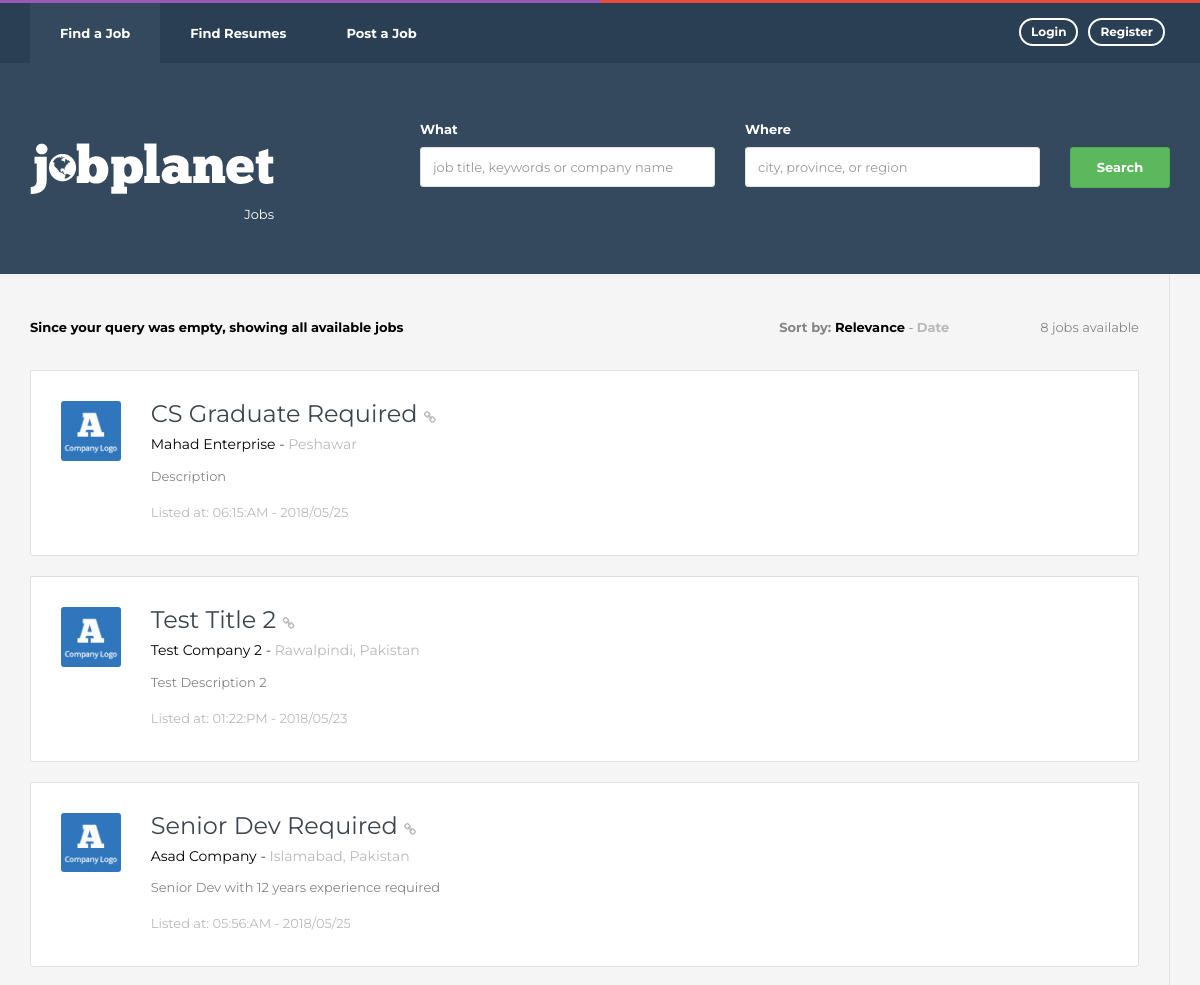
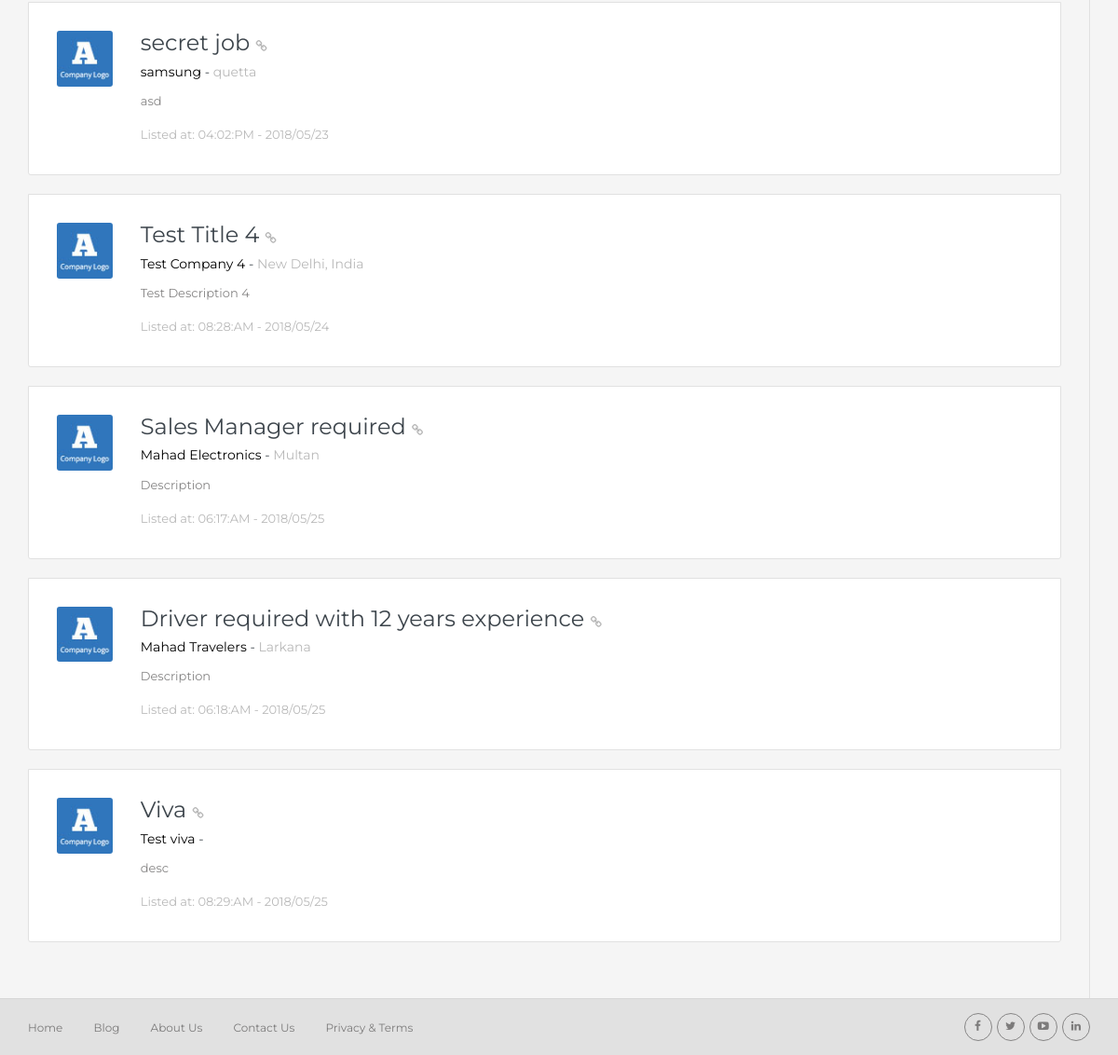
Page /job_list.php on the committed database (2 pictures, top to bottom).
### tables this page shows
CREATE TABLE IF NOT EXISTS `job_listing` (
  `ListingId` int(11) NOT NULL AUTO_INCREMENT,
  `Company` text NOT NULL,
  `JobTitle` text NOT NULL,
  `JobDescription` text NOT NULL,
  `Location` text,
  `JobCategory` text NOT NULL,
  `Salary` text,
  `SalaryType` text,
  `Experience` int(11) DEFAULT NULL,
  `ListingTime` text,
  `ListingTimeString` text,
  `PosterId` text,
  PRIMARY KEY (`ListingId`)
);

### job_list.php (the view, shortened to what this page needs)
<?php
$search;$location ="";$keyword="";
if(isset($_GET['keyword']) && $_GET['keyword'] != "" && isset($_GET['location']) && $_GET['location'] !=""){
  $keyword = $_GET['keyword'];
  $location = $_GET['location'];
  $search = $keyword." listings in ".$location;
  $query = "select * from job_listing where (JobTitle LIKE '%{$keyword}%' OR Company LIKE '%{$keyword}%') AND Location LIKE '%{$location}%'";
}
else if(isset($_GET['keyword']) && $_GET['keyword'] != ""){
  $keyword = $_GET['keyword'];
  $search = $keyword." listings Worldwide";
  $query = "select * from job_listing where JobTitle LIKE '%{$keyword}%' OR Company LIKE '%{$keyword}%'";
}
else if(isset($_GET['location']) && $_GET['location'] != ""){
  $location = $_GET['location'];
  $search = "All listings in ".$location;
  $query = "select * from job_listing where Location LIKE '%{$location}%'";
}
else{
  $search = "Since your query was empty, showing all available jobs";
  $query = "Select * from job_listing";
}
$con = mysqli_connect('localhost', 'root', '', 'jobportal');
$res = mysqli_query($con, $query);
include('header.php');
?>
        <div class="container">
          <div class="row">
            <div class="col-md-4">
              <div class="logo text-center-sm inline"> <a href="index.php">
                  <img src="assets/theme/images/logo.png" alt="">
                  <div class="label-add">Jobs</div>
                </a>
              </div>
            </div>
            <div class="col-md-8">
              <form class="form-search-list" action="job_list.php">
                <div class="row">
                  <div class="col-sm-5 col-xs-6 ">
                    <div class="form-group">
                      <label class="color-white">What</label>
                      <input name="keyword" class="form-control" placeholder="job title, keywords or company name" >
                    </div>
                  </div>
                  <div class="col-sm-5 col-xs-6 ">
                    <div class="form-group">
                      <label class="color-white">Where</label>
                      <input name="location" class="form-control" placeholder="city, province, or region">
                    </div>
                  </div>
                  <div class="col-sm-2 col-xs-12 ">
                    <div class="form-group">
                      <label class="hidden-xs">&nbsp;</label>
                      <button class="btn btn-block btn-theme  btn-success">Search</button>
                    </div>
                  </div>
                </div>
              </form>
            </div>
          </div>
        </div>
      </header>
      <div class="body-content clearfix" >
        <div class="bg-color2">
          <div class="container">
            <div class="row">
              <div class="col-md-12">
                <div class="block-section-sm box-list-area">
                  <div class="row hidden-xs">
                    <div class="col-sm-6  ">
                      <p><strong class="color-black"><?php echo $search ?></strong></p>
                    </div>
                    <div class="col-xs-4">
                      <p class="text-right">
                        <strong>Sort by: </strong>
                        <a href="<?php echo 'job_list.php?keyword='.$keyword.'&location='.$location?>" class="<?php if(!(isset($_GET['sortby'])))echo 'link-black'; else echo'color-white-mute'?>"><strong>Relevance</strong></a>
                        -
                        <a href="<?php echo 'job_list.php?keyword='.$keyword.'&location='.$location.'&sortby=date' ?>" class="<?php if(isset($_GET['sortby']))echo 'link-black'; else echo'color-white-mute'?>"><strong>Date</strong></a>
                      </p>
                    </div>
                    <div class="col-sm-2">
                      <p class="text-right">
                        <?php $count = mysqli_num_rows($res);
                              echo $count.' jobs available';
                        ?>
                      </p>
                    </div>
                  </div>
                   <?php
                   if(mysqli_num_rows($res) > 0){
                    while($row = mysqli_fetch_assoc($res)){
                   ?>
                   <div class="box-list">
                    <div class="item">
                      <div class="row">
                        <div class="col-md-1 hidden-sm hidden-xs"><div class="img-item"><img src="./assets/theme/images/company-logo/1.jpg" alt=""></div></div>
                        <div class="col-md-11">
                          <h3 class="no-margin-top"><a href="job_details.php?lid=<?=$row['ListingId']?>"> <?=$row['JobTitle'] ?> <i class="fa fa-link color-white-mute font-1x"></i></a></h3>
                          <h5><span class="color-black"> <?=$row['Company'] ?> </span> - <span class="color-white-mute"><?=$row['Location'] ?></span></h5>
                          <p class="text-truncate "><?=$row['JobDescription'] ?></p>
                          <div>
                            <span class="color-white-mute"><?='Listed at: '.$row['ListingTimeString']?></span>
                          </div>
                        </div>
                      </div>
                    </div>
                  </div>
                    <?php }
                  }?>
              </div>
            </div>
          </div>
        </div>
    </div>
    <?php include('footer.php'); ?>
  </div>
  </body>
</html>

### assets/theme/css/theme.css (style rules this page uses)
body { overflow-x: hidden; color: #868585; font-family: 'Montserrat', Helvetica, Arial, sans-serif; line-height: 2em; font-size: 13px; position: relative; background: #e1e1e1; }
body:before, body:after { height: 3px; content: ""; position: absolute; width: 50%; top: 0; background: red; z-index: 2; }
body:before { left: 0; background: #9b59b6; }
body:after { right: 0; background: #e74c3c; }
.wrapper .body-content { overflow-x: hidden; }
h1, h2, h3, h4, h5, h6 { font-family: 'Montserrat', Helvetica, Arial, sans-serif; font-weight: 400; color: #3d454c; }
a { color: #3d454c; }
.btn-theme { font-size: 13px; position: relative; display: inline-block; padding: 10px 20px; transition: all 0.6s ease 0s; -webkit-transition: all 0.6s ease 0s; -moz-transition: all 0.6s ease 0s; -o-transition: all 0.6s ease 0s; -ms-transition: all 0.6s ease 0s; -webkit-backface-visibility: hidden; -webkit-border-radius: 3px !important; -moz-border-radius: 3px !important; -ms-border-radius: 3px !important; -o-border-radius: 3px !important; border-radius: 3px !important; font-weight: 700; }
.btn-theme, .btn-theme:hover, .btn-theme:focus { outline: none; }
.link-black, .link-black:hover, .link-black:focus { color: #000000; text-decoration: none; }
.form-control { background: #ffffff; height: 40px; transition: all 0.6s ease 0s; -webkit-transition: all 0.6s ease 0s; -moz-transition: all 0.6s ease 0s; -o-transition: all 0.6s ease 0s; -ms-transition: all 0.6s ease 0s; -webkit-backface-visibility: hidden; border-color: #e1e1e1; -webkit-border-radius: 3px !important; -moz-border-radius: 3px !important; -ms-border-radius: 3px !important; -o-border-radius: 3px !important; border-radius: 3px !important; box-shadow: none !important; -webkit-box-shadow: none !important; -moz-box-shadow: none !important; -o-box-shadow: none !important; -ms-box-shadow: none !important; font-size: 1em; }
.block-section-sm { padding: 40px 0; }
.bg-color2 { background-color: #f5f5f5; }
.font-1x { font-size: 13px; }
.no-margin-top { margin-top: 0 !important; }
.color-white { color: #ffffff !important; }
.color-white-mute { color: #b9b9b9 !important; }
.color-black { color: #000000 !important; }
.text-truncate { overflow: hidden; white-space: nowrap; text-overflow: ellipsis; -o-text-overflow: ellipsis; -ms-text-overflow: ellipsis; }
.main-header .logo { max-width: 100%; position: relative; margin: 80px 0; }
@media (min-width: 992px) { .main-header .logo.inline { display: inline-block; } }
.main-header .logo .label-add { right: 0; bottom: -8px; height: 1px; color: #ffffff; }
@media (min-width: 992px) { .main-header .logo .label-add { position: absolute; } }
.main-header .form-search-list { margin-top: 53px; margin-bottom: 20px; }
@media (min-width: 992px) { .box-list-area { border-right: 1px solid #e1e1e1; padding-right: 30px; } }
.box-list { margin: 20px 0 ; }
.box-list .item { transition: all 0.6s ease 0s; -webkit-transition: all 0.6s ease 0s; -moz-transition: all 0.6s ease 0s; -o-transition: all 0.6s ease 0s; -ms-transition: all 0.6s ease 0s; -webkit-backface-visibility: hidden; padding: 30px; background: #ffffff; border-bottom: 1px solid #e1e1e1; border: 1px solid #e1e1e1; border-top: 0; }
.box-list .item:first-child { border-top: 1px solid #e1e1e1; -webkit-border-radius: 3px 3px 0 0 !important; -moz-border-radius: 3px 3px 0 0 !important; -ms-border-radius: 3px 3px 0 0 !important; -o-border-radius: 3px 3px 0 0 !important; border-radius: 3px 3px 0 0 !important; }
.box-list .item:last-child { -webkit-border-radius: 0 0 3px 3px !important; -moz-border-radius: 0 0 3px 3px !important; -ms-border-radius: 0 0 3px 3px !important; -o-border-radius: 0 0 3px 3px !important; border-radius: 0 0 3px 3px !important; }
.box-list .img-item img { -webkit-border-radius: 3px !important; -moz-border-radius: 3px !important; -ms-border-radius: 3px !important; -o-border-radius: 3px !important; border-radius: 3px !important; text-align: center; max-width: 100%; }

### rows in the picture
job_listing: JobTitle "CS Graduate Required", Company "Mahad Enterprise", Location "Peshawar", JobDescription "Description", ListingTimeString "06:15:AM - 2018/05/25"
job_listing: JobTitle "Test Title 2", Company "Test Company 2", Location "Rawalpindi, Pakistan", JobDescription "Test Description 2", ListingTimeString "01:22:PM - 2018/05/23"
job_listing: JobTitle "Senior Dev Required", Company "Asad Company", Location "Islamabad, Pakistan", JobDescription "Senior Dev with 12 years experience required", ListingTimeString "05:56:AM - 2018/05/25"
job_listing: JobTitle "secret job", Company "samsung", Location "quetta", JobDescription "asd", ListingTimeString "04:02:PM - 2018/05/23"
job_listing: JobTitle "Test Title 4", Company "Test Company 4", Location "New Delhi, India", JobDescription "Test Description 4", ListingTimeString "08:28:AM - 2018/05/24"
job_listing: JobTitle "Sales Manager required", Company "Mahad Electronics", Location "Multan", JobDescription "Description", ListingTimeString "06:17:AM - 2018/05/25"
job_listing: JobTitle "Driver required with 12 years experience", Company "Mahad Travelers", Location "Larkana", JobDescription "Description", ListingTimeString "06:18:AM - 2018/05/25"
job_listing: JobTitle "Viva", Company "Test viva", JobDescription "desc", ListingTimeString "08:29:AM - 2018/05/25"

### other values in the picture
$search "Since your query was empty, showing all available jobs"
$count "8"
